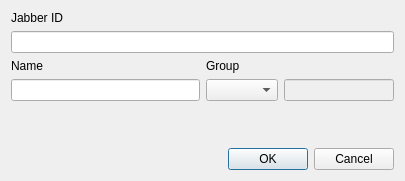
<?xml version="1.0" encoding="UTF-8"?>
<ui version="4.0">
 <class>AddContactDialog</class>
 <widget class="QDialog" name="AddContactDialog">
  <property name="geometry">
   <rect>
    <x>0</x>
    <y>0</y>
    <width>405</width>
    <height>181</height>
   </rect>
  </property>
  <property name="windowTitle">
   <string>Dialog</string>
  </property>
  <layout class="QGridLayout" name="gridLayout_2">
   <item row="0" column="0">
    <widget class="QLabel" name="label">
     <property name="text">
      <string>Jabber ID</string>
     </property>
    </widget>
   </item>
   <item row="1" column="0" colspan="2">
    <widget class="QLineEdit" name="jid"/>
   </item>
   <item row="2" column="0">
    <widget class="QLabel" name="label_2">
     <property name="text">
      <string>Name</string>
     </property>
    </widget>
   </item>
   <item row="2" column="1" rowspan="2">
    <layout class="QGridLayout" name="gridLayout">
     <item row="0" column="0" colspan="2">
      <widget class="QLabel" name="label_3">
       <property name="text">
        <string>Group</string>
       </property>
      </widget>
     </item>
     <item row="1" column="0">
      <widget class="QComboBox" name="comboBox"/>
     </item>
     <item row="1" column="1">
      <widget class="QLineEdit" name="group">
       <property name="enabled">
        <bool>false</bool>
       </property>
      </widget>
     </item>
    </layout>
   </item>
   <item row="3" column="0">
    <widget class="QLineEdit" name="name"/>
   </item>
   <item row="4" column="0" colspan="2">
    <spacer name="verticalSpacer">
     <property name="orientation">
      <enum>Qt::Vertical</enum>
     </property>
     <property name="sizeHint" stdset="0">
      <size>
       <width>20</width>
       <height>150</height>
      </size>
     </property>
    </spacer>
   </item>
   <item row="5" column="1">
    <widget class="QDialogButtonBox" name="buttonBox">
     <property name="orientation">
      <enum>Qt::Horizontal</enum>
     </property>
     <property name="standardButtons">
      <set>QDialogButtonBox::Cancel|QDialogButtonBox::Ok</set>
     </property>
    </widget>
   </item>
  </layout>
 </widget>
 <resources/>
 <connections>
  <connection>
   <sender>buttonBox</sender>
   <signal>accepted()</signal>
   <receiver>AddContactDialog</receiver>
   <slot>accept()</slot>
   <hints>
    <hint type="sourcelabel">
     <x>248</x>
     <y>254</y>
    </hint>
    <hint type="destinationlabel">
     <x>157</x>
     <y>274</y>
    </hint>
   </hints>
  </connection>
  <connection>
   <sender>buttonBox</sender>
   <signal>rejected()</signal>
   <receiver>AddContactDialog</receiver>
   <slot>reject()</slot>
   <hints>
    <hint type="sourcelabel">
     <x>316</x>
     <y>260</y>
    </hint>
    <hint type="destinationlabel">
     <x>286</x>
     <y>274</y>
    </hint>
   </hints>
  </connection>
 </connections>
</ui>
